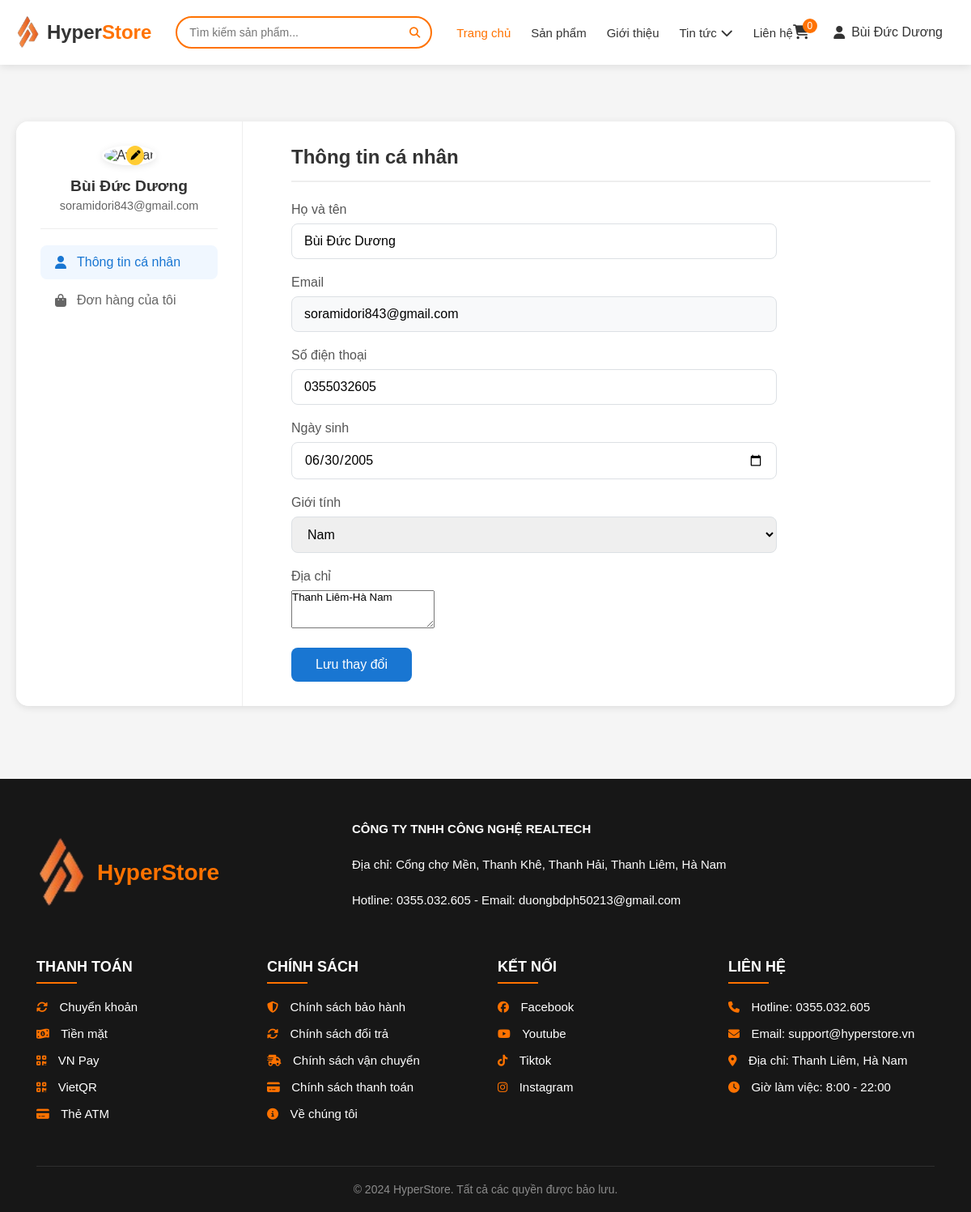
Page /index.php?action=profile (signed in) on the earlier database version.
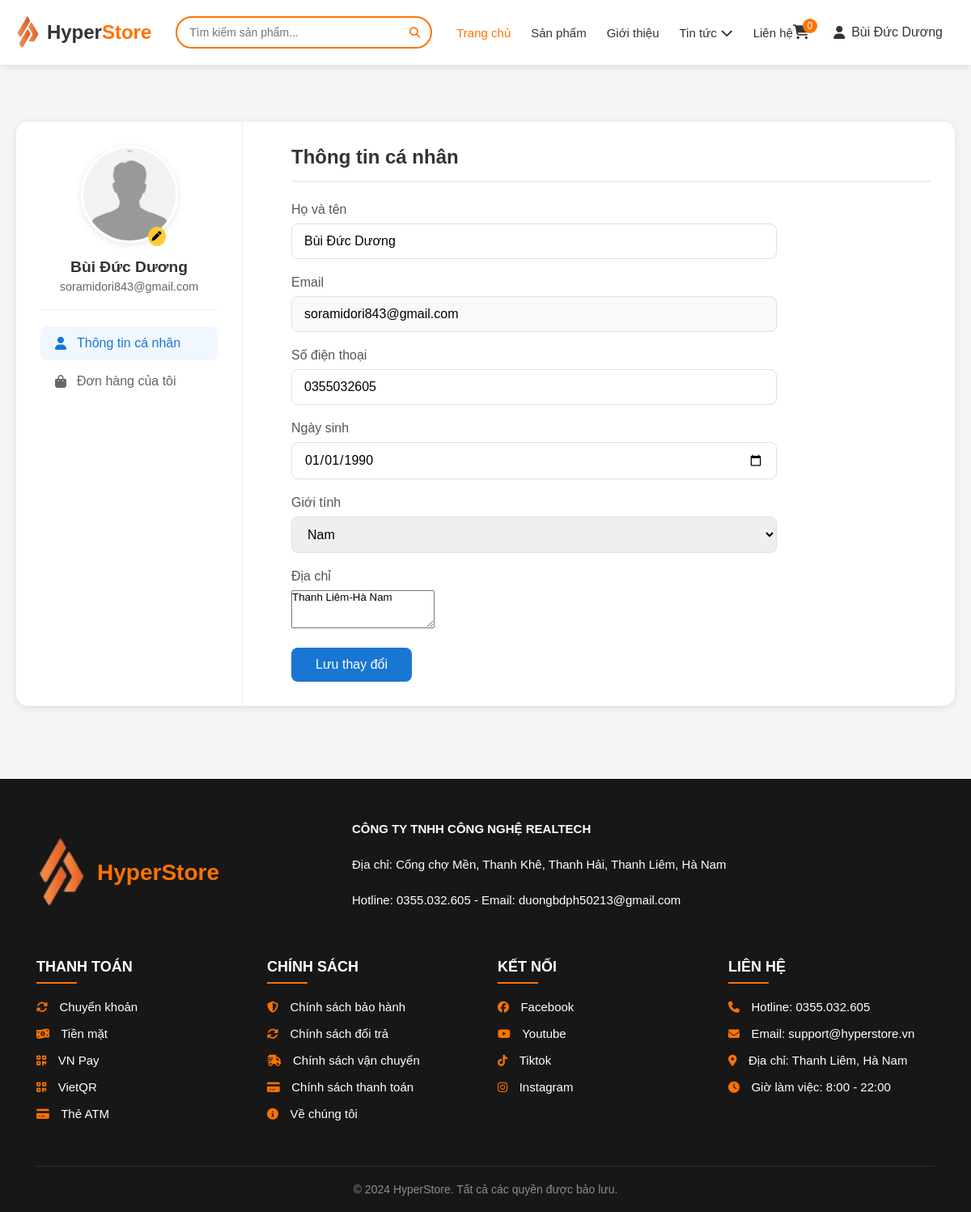
Same page on the later database version.
### tables this page shows
CREATE TABLE `users` (
  `user_id` int(11) NOT NULL,
  `username` varchar(50) NOT NULL,
  `password` varchar(255) NOT NULL,
  `email` varchar(100) NOT NULL,
  `fullname` varchar(100) DEFAULT NULL,
  `phone` varchar(20) DEFAULT NULL,
  `address` text DEFAULT NULL,
  `avatar` varchar(255) DEFAULT NULL,
  `role_id` int(11) DEFAULT NULL,
  `status` tinyint(4) DEFAULT 1,
  `created_at` timestamp NOT NULL DEFAULT current_timestamp(),
  `birthday` date DEFAULT NULL,
  `gender` tinyint(1) DEFAULT NULL COMMENT '0: Nữ, 1: Nam'
);

### client/controllers/profileController.php (called while the page is built, shortened)
<?php
class ProfileController
{
    public static function profileController()
    {
        try {
            $userId = $_SESSION['user_id'];
            $profileModel = new ProfileModel();
            $user = $profileModel->getUserInfo($userId);
            require_once "client/views/profile/profile.php";
        } catch (Exception $e) {
            $_SESSION['error'] = $e->getMessage();
            header('Location: index.php');
            exit;
        }
    }
}

### client/commons/function.php (called while the page is built, shortened)
<?php
class MainModel
{
    public function __construct()
    {
        $this->SUNNY = $this->connect_db();
    }
    public function connect_db()
    {
        try {
            $dsn = "mysql:host=" . DB_HOST . ";dbname=" . DB_NAME;
            $SUNNY = new PDO($dsn, DB_USER, DB_PASS, PDO_OPTIONS);
            return $SUNNY;
        } catch (PDOException $e) {
            error_log("Database Connection Error: " . $e->getMessage());
            throw new Exception("Không thể kết nối đến database");
        }
    }
}
try {
    $MainModel = new MainModel();
} catch (Exception $e) {
    error_log("MainModel initialization error: " . $e->getMessage());
    die("Không thể khởi tạo kết nối database");
}

### client/models/profileModel.php (called while the page is built, shortened)
<?php
class ProfileModel extends MainModel
{
    private $db;
    public function __construct()
    {
        global $MainModel;
        $this->db = $MainModel->SUNNY;
    }
    public function getUserInfo($userId)
    {
        try {
            $sql = "SELECT * FROM users WHERE user_id = :userId";
            $stmt = $this->db->prepare($sql);
            $stmt->execute([':userId' => $userId]);
            return $stmt->fetch(PDO::FETCH_ASSOC);
        } catch (PDOException $e) {
            error_log("Error fetching user info: " . $e->getMessage());
            return false;
        }
    }
}

### client/views/profile/profile.php (the view, shortened to what the changed rows need)
<!DOCTYPE html>
<html lang="vi">
<head>
    <link rel="stylesheet" href="https://cdnjs.cloudflare.com/ajax/libs/font-awesome/6.5.1/css/all.min.css">
    <link rel="stylesheet" href="assets/css/client/profile.css">
</head>
<body>
    <?php include 'client/views/layout/header.php' ?>
    <main>
        <div class="container">
            <div class="profile-wrapper">
                <div class="profile-sidebar">
                    <div class="user-info">
                        <div class="avatar-wrapper">
                            <img id="avatarImage"
                                src="<?= !empty($user['avatar']) ? $user['avatar'] : 'Uploads/User/nam.jpg' ?>"
                                alt="Avatar" class="avatar">
                            <button type="button" class="btn-change-avatar"
                                onclick="document.getElementById('avatarInput').click();"><i
                                    class="fa-solid fa-pen"></i></button>
                        </div>
                        <h3><?= htmlspecialchars($user['fullname'] ?? $user['username']) ?></h3>
                        <p class="email"><?= htmlspecialchars($user['email']) ?></p>
                    </div>
                    <nav class="profile-nav">
                        <a href="#profile" class="active">
                            <i class="fas fa-user"></i>Thông tin cá nhân
                        </a>
                        <a href="index.php?action=orders">
                            <i class="fas fa-shopping-bag"></i>Đơn hàng của tôi
                        </a>
                    </nav>
                </div>
                <div class="profile-content">
                    <div class="content-section" id="profile">
                        <h2>Thông tin cá nhân</h2>
                        <form class="profile-form" action="?action=update-profile" method="POST" enctype="multipart/form-data">
                            <div class="form-group">
                                <label>Họ và tên</label>
                                <input type="text" name="fullname" value="<?= htmlspecialchars($user['fullname'] ?? '') ?>">
                            </div>
                            <div class="form-group">
                                <label>Email</label>
                                <input type="email" value="<?= htmlspecialchars($user['email']) ?>" readonly>
                            </div>
                            <div class="form-group">
                                <label>Số điện thoại</label>
                                <input type="tel" name="phone" value="<?= htmlspecialchars($user['phone'] ?? '') ?>"
                                    placeholder="Nhập số điện thoại">
                            </div>
                            <div class="form-group">
                                <label>Ngày sinh</label>
                                <input type="date" name="birthday"
                                    value="<?= htmlspecialchars($user['birthday'] ?? '') ?>">
                            </div>
                            <div class="form-group">
                                <label>Giới tính</label>
                                <select name="gender">
                                    <option value="1" <?= ($user['gender'] ?? '') == 1 ? 'selected' : '' ?>>Nam</option>
                                </select>
                            </div>
                            <div class="form-group">
                                <label>Địa chỉ</label>
                                <textarea name="address" rows="3"
                                    placeholder="Nhập địa chỉ"><?= htmlspecialchars($user['address'] ?? '') ?></textarea>
                            </div>
                            <button type="submit" class="btn-save">Lưu thay đổi</button>
                        </form>
                    </div>
                </div>
            </div>
        </div>
    </main>
    <?php include 'client/views/layout/footer.php' ?>
</body>
</html>

Differences in the rows shown:
changed users "Bùi Đức Dương": avatar: picture added; birthday "06/30/2005" → "01/01/1990"
